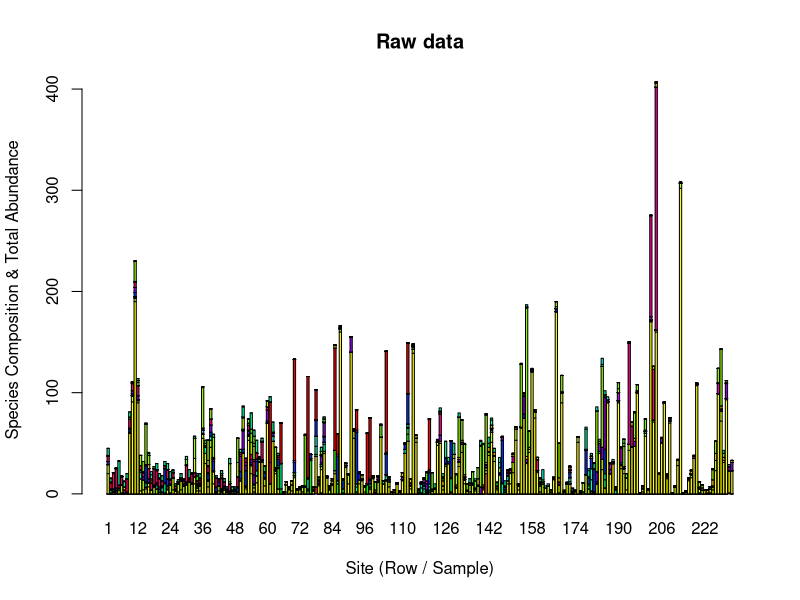
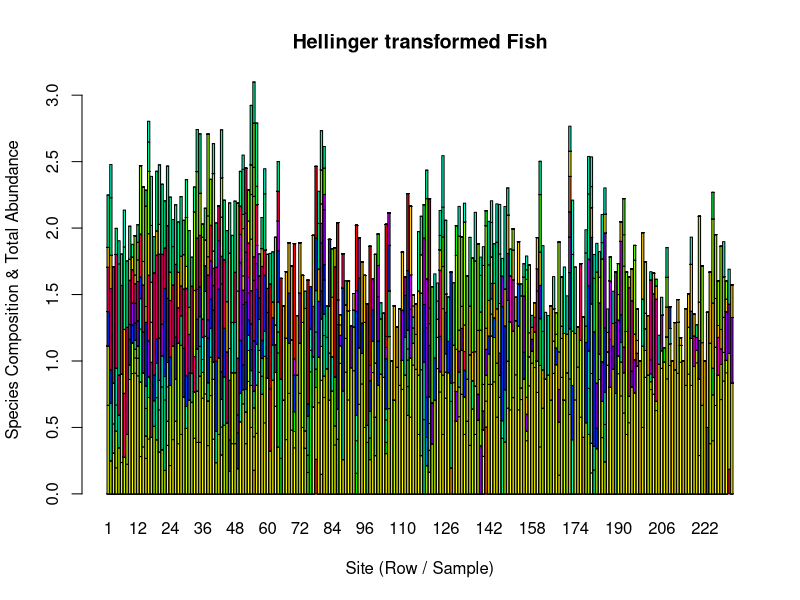
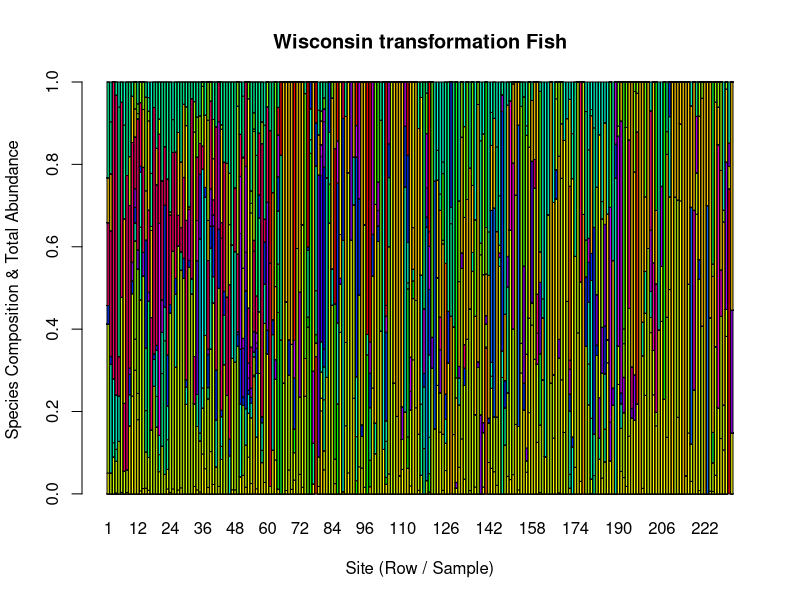
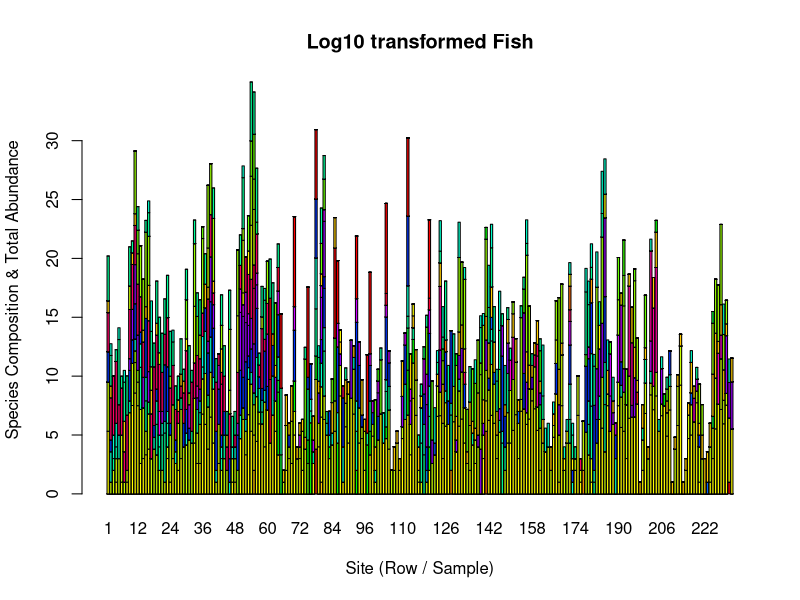
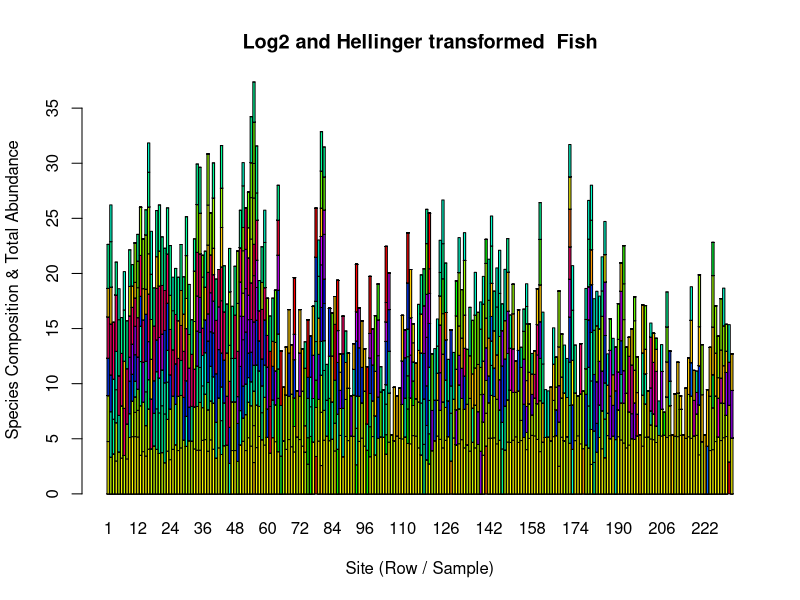
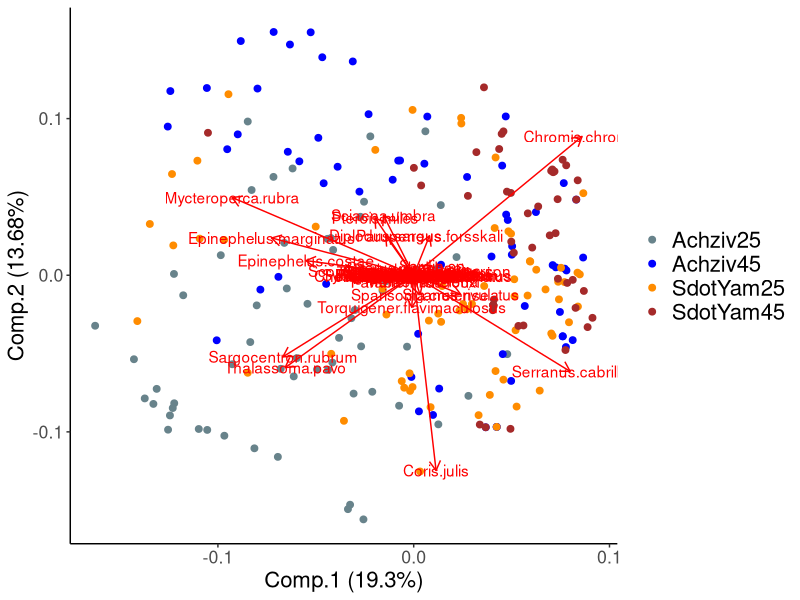
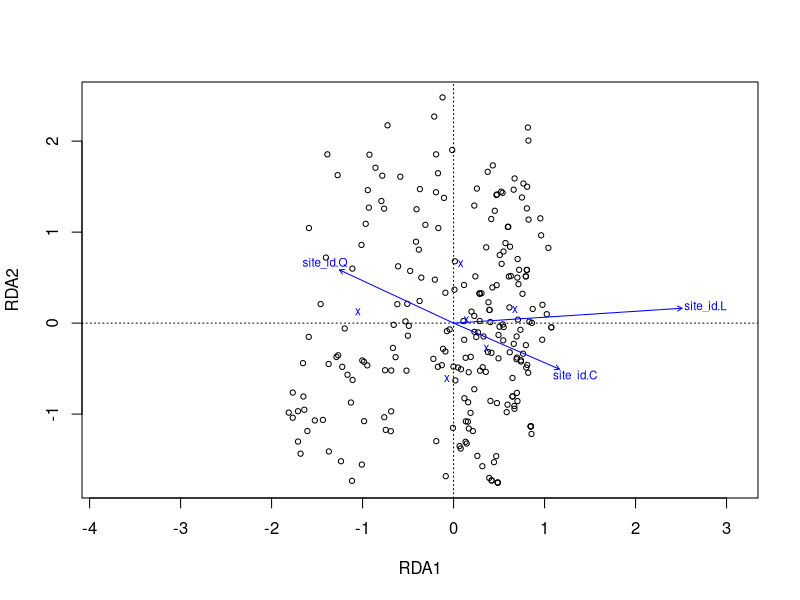
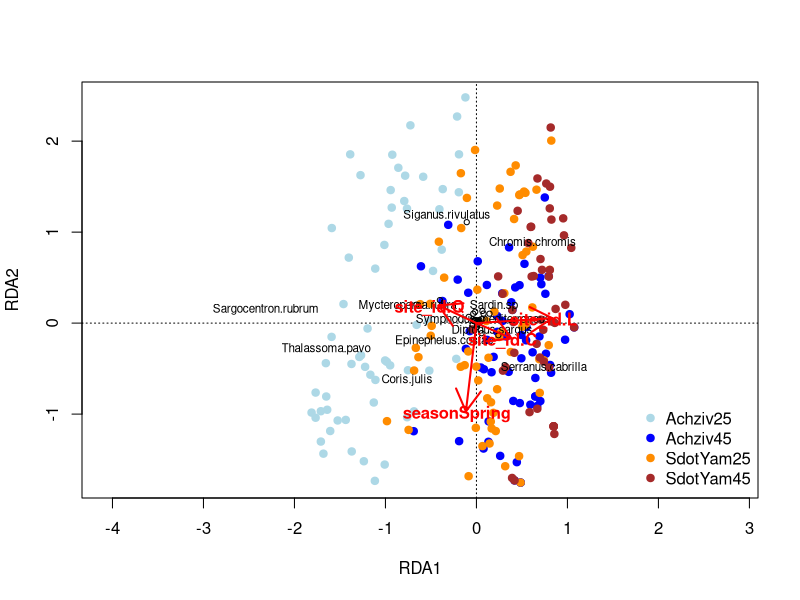

Source code (R) for these figures, in order: (Note: this script raises an error after producing the figures.)
## ---- chunk 1
knitr::opts_chunk$set(echo = TRUE)
## ---- chunk 2

library(tidyverse)
library(vegan)
library(ggfortify)
library(here)

## ---- chunk 3
my_data <- read.csv(here("R.generated.Data","Fish.FactorsGrp.wis.csv")) #change to your file directory
 
my_data$X<-NULL # remove this weird column that appear because of excel...

 my_data$site_id <- factor(my_data$site_id,ordered = T)
my_data<-my_data%>%
  mutate(site_id_id =paste0(sample_year,season,site_id)) %>%
  relocate(74,.after = tag) %>%
  relocate("Algae",.after = "Sponge")  %>%
   relocate("Bryozoan",.after = "Sponge") 
my_data$depth_category <- as.character(my_data$depth_category)
#remove outlier Achziv 45 sample
Outlier_ac4516792 <- my_data %>%
  filter(date_id == "16792") %>%
   filter(depth_category >10)
my_data = my_data[!my_data$date_id == "16792",]

head(my_data)
colnames(my_data)
## ---- chunk 4
first_species <- 30
species_matrix <- my_data[,first_species:ncol(my_data)]
meta_data <- my_data[,1:29] # columns i want to keep from my data
head(species_matrix)
write.csv(species_matrix, here("R.generated.Data", "species_matrix.csv"))
## ---- chunk 5
hlge_trans_data <- decostand (species_matrix, method="hellinger")
## ---- chunk 6
log_trans_data <- decostand (species_matrix, method = "log",base = 10)
helge_trans_data <- decostand (species_matrix, method = "hellinger")
log2_trans_hel <- decostand (hlge_trans_data, method = "log",base = 2)
## ---- chunk 7
# Assuming 'df' is your data frame


wis_trans_data <- wisconsin(species_matrix) 
## ---- chunk 8
 p1=barplot(t(species_matrix), main = "Raw data", col = rainbow(30), ylab ="Species Composition & Total Abundance", xlab ="Site (Row / Sample)")
p2=barplot(t(hlge_trans_data), main = "Hellinger transformed Fish", col = rainbow(30), ylab ="Species Composition & Total Abundance", xlab ="Site (Row / Sample)")
 p3=barplot(t(wis_trans_data), main = "Wisconsin transformation Fish", col = rainbow(30), ylab ="Species Composition & Total Abundance", xlab ="Site (Row / Sample)")
 p4=barplot(t(log_trans_data), main = "Log10 transformed Fish", col = rainbow(30), ylab ="Species Composition & Total Abundance", xlab ="Site (Row / Sample)")
 p5=barplot(t(log2_trans_hel), main = "Log2 and Hellinger transformed  Fish", col = rainbow(30), ylab ="Species Composition & Total Abundance", xlab ="Site (Row / Sample)")

## ---- chunk 9


PCA_results <- princomp(log2_trans_hel, scores = T)


autoplot(PCA_results, loadings = TRUE, loadings.label = TRUE,
         data = my_data,
         colour = 'site_id', size = 2) +
  theme(
    text = element_text(size = 16), 
    legend.title = element_blank(), 
    legend.text = element_text(size = 16),
    panel.background = element_blank(),  # Remove background
    panel.grid.major = element_blank(),   # Remove grid lines
    panel.grid.minor = element_blank(),
    axis.line = element_line(color = "black")  # Color axis lines
  ) +
  scale_color_manual(values = c("lightblue4", "blue", "darkorange", "brown")) 

## ---- chunk 10


rda_results <- rda(log2_trans_hel ~  site_id +season ,
                data = my_data,
                na.action = na.omit) 

rda_results
## ---- chunk 11
plot(rda_results,display = c("site","cn"))

sc_si <- scores(rda_results, display="sites", choices=c(1,2), scaling=2)
sc_sp <- scores(rda_results, display="species", choices=c(1,2), scaling=2)
sc_bp <- scores(rda_results, display="bp", choices=c(1, 2), scaling=2)
perc <- round(100*(summary(rda_results)$cont$importance[2, 1:2]), 2)

## ---- chunk 12

scale_color_manual(values = c("lightblue", "blue", "darkorange", "brown")) #  colors according to your group
colvec <-c("lightblue", "blue", "darkorange", "brown")

plot.new()
plot(rda_results, type="n") # plot RDA  display = "sites"

with(my_data, points(rda_results
                    , col = colvec[site_id],
                     pch = 21, bg = colvec[site_id]),cex=0.5) # add color to the scores

with(my_data, legend("bottomright", legend = levels(site_id), bty = "n",
                       col = colvec, pch = 21, pt.bg = colvec)) # add legend

orditorp(rda_results,display = "species",choices = c( 1,2),air =1, col = "black")
#add arrows for effects of the expanatory variables
arrows(0,0, # start them from (0,0)
       sc_bp[,1], sc_bp[,2], # end them at the score value
       col = "red",
       lwd = 2)# add labels to some species
text(x = sc_bp[,1] -0.1, # adjust text coordinate to avoid overlap with arrow tip
     y = sc_bp[,2] - 0.03, 
     labels = rownames(sc_bp), 
     col = "red", 
     cex = 1, 
     font = 2)



## ---- chunk 13

ordistep(rda_results)

## ---- chunk 14


rda_results2 <- rda(species_matrix ~  site_id +season + visibility  +Soft.Substrate ,
                data = my_data,
                na.action = na.omit) 

rda_results2
ordistep(rda_results2)
## ---- chunk 15

anova.cca(rda_results,by = "term")

## ---- chunk 16
nmds_data <- helg_log_trans_data


## ---- chunk 17
nmds_data<-vegdist(nmds_data,method = "bray")
## ---- chunk 18
ord  <- metaMDS(nmds_data,trace = FALSE)
## ---- chunk 19
stressplot(ord)

## ---- chunk 20
ord$stress

## ---- chunk 21

plot(ord)

## ---- chunk 22

ordiplot(ord, type = "n",main = paste("stress=",round(ord$stress,3))) # create the plot
orditorp(ord, label = T, display = "sites", col = colvec[my_data$season],pch = 16) # add scores and color by sites
#ordihull(ord, groups = my_data$site_id, draw = "polygon",alpha = 0.35,label=F ,lty = 1,col = colvec) # add convex hull
legend("topleft", legend = levels(my_data$season), bty = "n", col = colvec, pch = 15,cex=1.1) # add legend



## ---- chunk 23

ordiplot(ord, type = "n",main = paste("stress=",round(ord$stress,3)))# create the plot
orditorp(ord, label = T, display = "sites", col = colvec[my_data$site_id],pch = 16)# add scores and color by sites
ordiellipse(ord, groups = my_data$site_id,kind = "sd", draw = "polygon",alpha = 0.35,label=F ,lty = 1,col = colvec)# add ellipse
legend("bottomright", legend = levels(my_data$site_id), bty = "n", col = colvec, pch = 15,cex=1.5)# add legend

## ---- chunk 24
env_columns <- my_data %>% 
  select(site_id,season, visibility , Algae ,Soft.Substrate , VerRelief , Slope , Curvature , depth_category , Sponge , Bryozoan)

env_columns$depth_category<-as.factor(env_columns$depth_category)
## ---- chunk 25

output_env <- envfit(ord, env_columns, permu = 100,na.rm = T)
output_env

## ---- chunk 26
adon.results <- adonis2(nmds_data ~ site_id, 
                        data = my_data,
                        method="bray",
                        perm=999,
                        na.action =na.omit)

adon.results


## ---- chunk 27

pairwise<-betadisper(nmds_data, # the distance matrix
                     my_data$site_id) # the groups

par(mar=c(5,15,4,1))
plot(TukeyHSD(pairwise),las=2)

## ---- chunk 28
simper_output<-simper(helg_log_trans_data, #my community data (transformed)
                      group = my_data$site_id) # my group

summary(simper_output)
